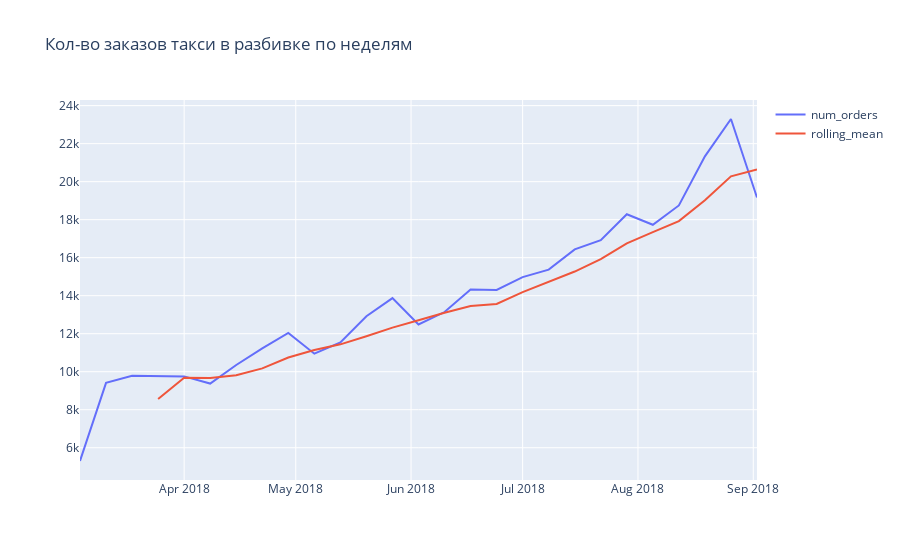

Notebook source saved alongside this figure:
### Code cell
df_2w = df_1w.copy()
df_2w['rolling_mean'] = df_2w.rolling(4).mean()
plotly_df(df_2w, title = "Кол-во заказов такси в разбивке по неделям")
